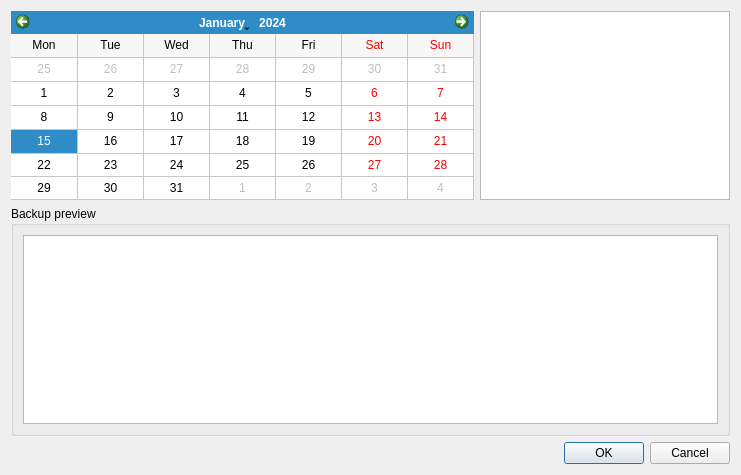
<?xml version="1.0" encoding="UTF-8"?>
<ui version="4.0">
 <class>Dialog_TimeMachine</class>
 <widget class="QDialog" name="Dialog_TimeMachine">
  <property name="geometry">
   <rect>
    <x>0</x>
    <y>0</y>
    <width>741</width>
    <height>475</height>
   </rect>
  </property>
  <property name="minimumSize">
   <size>
    <width>741</width>
    <height>475</height>
   </size>
  </property>
  <property name="maximumSize">
   <size>
    <width>741</width>
    <height>475</height>
   </size>
  </property>
  <property name="windowTitle">
   <string>LaTeX Office Writer</string>
  </property>
  <layout class="QGridLayout" name="gridLayout">
   <item row="2" column="0" colspan="2">
    <widget class="QDialogButtonBox" name="buttonBox">
     <property name="orientation">
      <enum>Qt::Horizontal</enum>
     </property>
     <property name="standardButtons">
      <set>QDialogButtonBox::Cancel|QDialogButtonBox::Ok</set>
     </property>
    </widget>
   </item>
   <item row="0" column="1">
    <widget class="QListWidget" name="listWidget">
     <property name="maximumSize">
      <size>
       <width>250</width>
       <height>16777215</height>
      </size>
     </property>
    </widget>
   </item>
   <item row="0" column="0">
    <widget class="QCalendarWidget" name="calendarWidget">
     <property name="gridVisible">
      <bool>true</bool>
     </property>
     <property name="verticalHeaderFormat">
      <enum>QCalendarWidget::NoVerticalHeader</enum>
     </property>
     <property name="navigationBarVisible">
      <bool>true</bool>
     </property>
     <property name="dateEditEnabled">
      <bool>false</bool>
     </property>
    </widget>
   </item>
   <item row="1" column="0" colspan="2">
    <widget class="QGroupBox" name="groupBoxPreview">
     <property name="title">
      <string>Backup preview</string>
     </property>
     <layout class="QGridLayout" name="gridLayout_2">
      <item row="0" column="0">
       <widget class="QPlainTextEdit" name="plainTextEdit">
        <property name="readOnly">
         <bool>true</bool>
        </property>
       </widget>
      </item>
     </layout>
    </widget>
   </item>
  </layout>
 </widget>
 <tabstops>
  <tabstop>calendarWidget</tabstop>
  <tabstop>listWidget</tabstop>
  <tabstop>plainTextEdit</tabstop>
 </tabstops>
 <resources/>
 <connections>
  <connection>
   <sender>buttonBox</sender>
   <signal>accepted()</signal>
   <receiver>Dialog_TimeMachine</receiver>
   <slot>accept()</slot>
   <hints>
    <hint type="sourcelabel">
     <x>248</x>
     <y>254</y>
    </hint>
    <hint type="destinationlabel">
     <x>157</x>
     <y>274</y>
    </hint>
   </hints>
  </connection>
  <connection>
   <sender>buttonBox</sender>
   <signal>rejected()</signal>
   <receiver>Dialog_TimeMachine</receiver>
   <slot>reject()</slot>
   <hints>
    <hint type="sourcelabel">
     <x>316</x>
     <y>260</y>
    </hint>
    <hint type="destinationlabel">
     <x>286</x>
     <y>274</y>
    </hint>
   </hints>
  </connection>
 </connections>
</ui>
